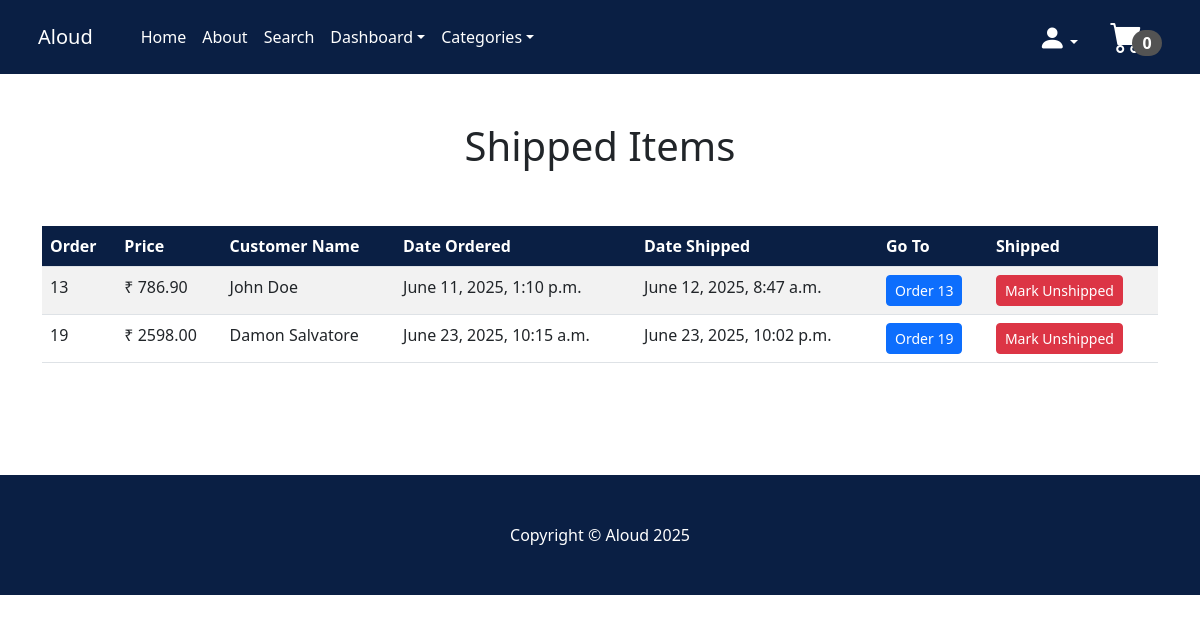
The page /shipped_dash (signed in) on the database as committed earlier.
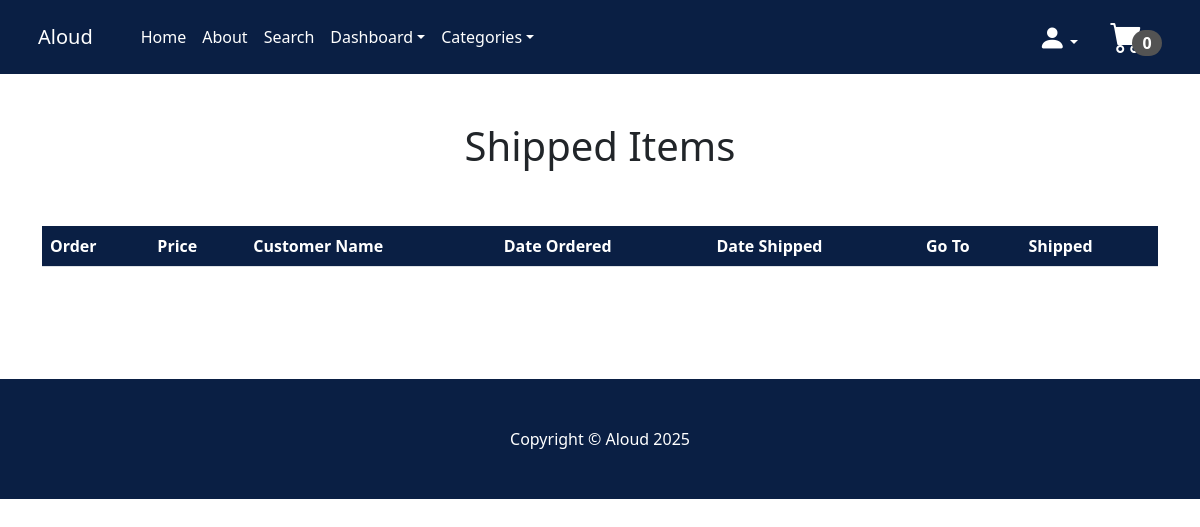
The same page on the database as committed later.
### payment/models.py (models this page shows, shortened)
class Order(models.Model):
    user = models.ForeignKey(User, on_delete=models.CASCADE, null=True, blank=True)
    full_name=models.CharField(max_length=300)
    email=models.EmailField(max_length=250)
    phone=models.CharField(max_length=20)
    shipping_address=models.TextField(max_length=10000)
    amount_paid=models.DecimalField(max_digits=10, decimal_places=2)
    date_ordered=models.DateTimeField(auto_now_add=True)
    shipped = models.BooleanField(default=False)
    date_shipped = models.DateTimeField(blank=True, null=True)

### store/views.py (the view, shortened to what this page needs)
# urls.py: path('shipped_dash', views.shipped_dash, name='shipped_dash'),      #To view shipped items in the dashboard
def shipped_dash(request):
    if request.user.is_authenticated and request.user.is_superuser:
        orders = Order.objects.filter(shipped=True)
        return render(request, "shipped_dash.html", {"orders": orders})
    else:
        messages.success(request, 'Access has been denied to this page')
        return redirect('home')

### cart/cart.py (called while the page is built)
    def __len__(self):
        return sum(self.cart.values())

### cart/context_processors.py (called while the page is built)
def cart(request):
    return{'cart':Cart(request)}

### store/context_processors.py (called while the page is built)
def categories_processor(request):
    return {
        'categories': Category.objects.all()
    }

### store/models.py (called while the page is built)
    def __str__(self):
        return self.name

### store/templates/shipped_dash.html (shortened to what this page needs)
{% extends 'base.html' %}
{% block content %}
    <div class="container">
        <div class="row">
            <center>
                <div class="col-12">
<br/><br/>
<h1>Shipped Items</h1>
<br/><br/>
<div>
    <table class="table table table-striped table-hover">
  <thead style="background-color: #0a1f44;">
    <tr style="color: white;">
      <th scope="col">Order</th>
      <th scope="col">Price</th>
      <th scope="col">Customer Name</th>
      <th scope="col">Date Ordered</th>
      <th scope="col">Date Shipped</th>
      <th scope="col">Go To</th>
      <th scope="col">Shipped</th>
    </tr>
  </thead>
  <tbody>
    {% for item in orders %}
    <tr>
      <td>{{item.id}}</td>
      <td>₹ {{item.amount_paid}}</td>
      <td>{{item.full_name}}</td>
      <td>{{item.date_ordered}}</td>
      <td>{{item.date_shipped}}</td>
      <td><a href="{% url 'orders' item.id %}" class="btn btn-primary btn-sm">Order {{item.id}}</a></td>
      <td>
        <form method="POST">
            <button type="submit" class="btn btn-danger btn-sm">Mark Unshipped</button>
        </form>
      </td>
    </tr>
    {% endfor %}
  </tbody>
</table>
<br/><br/><br/><br/>
</div>
                </div>
            </center>
        </div>
    </div>
{% endblock %}

Rows that differ between the two databases and show on the page:
removed Order: id "13", amount_paid "786.90", full_name "John Doe", date_ordered "June 11, 2025, 1:10 p.m.", date_shipped "June 12, 2025, 8:47 a.m."
removed Order: id "19", amount_paid "2598.00", full_name "Damon Salvatore", date_ordered "June 23, 2025, 10:15 a.m.", date_shipped "June 23, 2025, 10:02 p.m."
